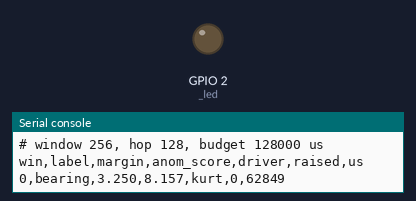
The program below on a simulated ESP32 board running MicroPython. On the bench: output pins drawn as LEDs (lit = HIGH), the last lines printed to the serial console. At 2.0 s the program stops and its outputs stay as they are.

Above: at 0.1 s.
At 2.0 s:
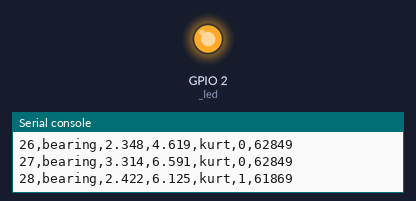
Timing chart, 0 to 3.5 s (numbered marks = the images above):
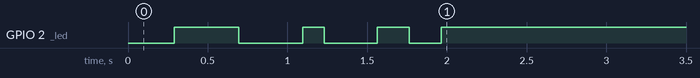

The program:

main.py
```python
"""
main.py  --  Lecture 11, Lab 11
01211271 Industrial AI and IoT

The whole edge pipeline, on the device:

    sample -> window -> 12 features -> classifier -> alarm -> actuate

Two models run side by side and they are not redundant.

  * The CLASSIFIER (Lecture 9) names the fault, and is blind to any fault it
    was not trained on.
  * The ALARM (Lecture 10) needs no fault labels and notices anything unusual,
    but cannot say what it is.

Where they disagree, the alarm wins the actuator and the classifier only
annotates it.  The alarm has a measured false-alarm rate; the classifier's
confidence on an unfamiliar input is not measured and not trustworthy.

Change WAVE to try the other machine states.
"""
import gc
import struct
import time

import ubinascii

import features
import model
import alarm

WAVE = "wave_bearing"        # wave_normal | wave_imbalance | wave_bearing
                             #          | wave_unknown  <- a fault nobody trained on

MIN_MARGIN = 0.25            # below this the classifier is not believed
LED_PIN = 2                  # on-board LED on most ESP32 dev boards

mod = __import__(WAVE)
RAW = ubinascii.a2b_base64(mod.B64)
SCALE = mod.SCALE
N_SAMPLES = len(RAW) // 2
WINDOW_US = 1000000 * features.WIN // features.FS

try:
    from machine import Pin
    _led = Pin(LED_PIN, Pin.OUT)
except (ImportError, ValueError):
    _led = None


def set_actuator(on):
    """The only place the outside world is touched.  Fails safe to OFF."""
    try:
        if _led is not None:
            _led.value(1 if on else 0)
    except Exception:
        pass


def read_sample(i):
    """One accelerometer reading, in g.  On real hardware this is I2C."""
    return struct.unpack_from("<h", RAW, 2 * i)[0] * SCALE


def classify(x):
    """Name the fault, or admit you cannot.  Never raises."""
    try:
        label, margin = model.predict(x)
        if margin < MIN_MARGIN:
            return "uncertain", margin
        return label, margin
    except Exception:
        return "model-error", 0.0


def main():
    print("# device: %s, %d samples at %d Hz" % (WAVE, N_SAMPLES, int(features.FS)))
    print("# window %d, hop %d, budget %d us" % (features.WIN, features.HOP
                                                 if hasattr(features, "HOP")
                                                 else 128, WINDOW_US))
    print("win,label,margin,anom_score,driver,raised,us")

    alarm.reset()
    n_win = 1 + (N_SAMPLES - features.WIN) // 128
    t_total = 0
    raised_any = False

    for w in range(n_win):
        start = w * 128
        buf = [read_sample(start + j) for j in range(features.WIN)]

        t0 = time.ticks_us()
        try:
            x = features.all_features(buf)
        except Exception:
            # No features, no decision.  Hold the actuator and say so.
            print("%d,feature-error,0,0,-,%d,0" % (w, 1 if raised_any else 0))
            continue
        label, margin = classify(x)
        raised, score = alarm.update(x)
        _, driver = alarm.worst_feature(x)
        t_total += time.ticks_diff(time.ticks_us(), t0)

        # the alarm owns the actuator; the classifier only annotates it
        if raised != raised_any:
            set_actuator(raised)
            raised_any = raised

        print("%d,%s,%.3f,%.3f,%s,%d,%d"
              % (w, label, margin, score, driver, 1 if raised else 0,
                 time.ticks_diff(time.ticks_us(), t0)))

    gc.collect()
    per = t_total // n_win
    print("# %d windows" % n_win)
    print("# mean %d us per window, budget %d us, %d %% used"
          % (per, WINDOW_US, 100 * per // WINDOW_US))
    print("# free heap %d bytes" % gc.mem_free())
    if per > WINDOW_US:
        print("# OVER BUDGET -- the device cannot keep up with its own sensor")


if __name__ == "__main__":
    main()
```

features.py
```python
"""
features.py  --  Lecture 11
01211271 Industrial AI and IoT

All twelve features, on the device, in MicroPython.  Lab 8 computed the seven
time-domain ones; this file adds the five frequency-domain ones, which means a
real 256-point FFT written in plain Python.

Nothing here imports NumPy, because nothing here can.

Memory
------
Four arrays of WIN floats and two of WIN/2 live for the lifetime of the module:

    _han   WIN      Hanning window            1 KB
    _re    WIN      FFT real part             1 KB
    _im    WIN      FFT imaginary part        1 KB
    _cos   WIN/2    twiddle factors, cos      0.5 KB
    _sin   WIN/2    twiddle factors, sin      0.5 KB
    _rev   WIN      bit-reversal permutation  0.5 KB (uint16)

About 4.5 KB, allocated once at import.  Allocating inside the inner loop
instead would fragment the heap and eventually fail at three in the morning.
"""
import math
from array import array

WIN = 256
FS = 2000.0
DF = FS / WIN                     # 7.8125 Hz per bin

BANDS = ((20.0, 42.0),            # e_1x    shaft rate
         (48.0, 78.0),            # e_2x
         (90.0, 132.0),           # e_bpfo  outer-race defect order
         (400.0, 900.0))          # e_hi    housing resonance

# --------------------------------------------------------------- work buffers
_han = array('f', [0.5 - 0.5 * math.cos(2.0 * math.pi * i / (WIN - 1))
                   for i in range(WIN)])
_re = array('f', [0.0] * WIN)
_im = array('f', [0.0] * WIN)
_cos = array('f', [math.cos(-2.0 * math.pi * k / WIN) for k in range(WIN // 2)])
_sin = array('f', [math.sin(-2.0 * math.pi * k / WIN) for k in range(WIN // 2)])


def _bitrev_table(n):
    bits = 0
    while (1 << bits) < n:
        bits += 1
    t = array('H', [0] * n)
    for i in range(n):
        r = 0
        x = i
        for _ in range(bits):
            r = (r << 1) | (x & 1)
            x >>= 1
        t[i] = r
    return t


_rev = _bitrev_table(WIN)

# band edges as bin indices, computed once
_BAND_BINS = tuple((max(1, int(lo / DF + 0.9999)), int(hi / DF))
                  for lo, hi in BANDS)


def time_features(buf):
    """Seven time-domain features.  Two passes, no allocation.

    Returns (mean, rms, std, ptp, crest, kurt, zcr).
    """
    n = len(buf)
    total = 0.0
    lo = hi = buf[0]
    for v in buf:
        total += v
        if v < lo:
            lo = v
        if v > hi:
            hi = v
    mean = total / n
    ptp = hi - lo

    s2 = 0.0
    s4 = 0.0
    peak = 0.0
    zc = 0
    prev = buf[0] - mean
    for v in buf:
        d = v - mean
        dd = d * d
        s2 += dd
        s4 += dd * dd
        if dd > peak:
            peak = dd
        if (d < 0.0) != (prev < 0.0):
            zc += 1
        prev = d

    rms = (s2 / n) ** 0.5
    r2 = rms * rms
    crest = (peak ** 0.5) / rms if rms > 0.0 else 0.0
    kurt = (s4 / n) / (r2 * r2) if rms > 0.0 else 0.0
    return (mean, rms, rms, ptp, crest, kurt, zc / (n - 1))


def _fft(buf, mean):
    """In-place radix-2 decimation-in-time FFT of (buf - mean) * hanning.

    Writes into the module-level _re and _im.  n must be a power of two.
    """
    n = WIN
    rev = _rev
    re = _re
    im = _im
    han = _han
    for i in range(n):                       # load, de-mean, window, bit-reverse
        re[rev[i]] = (buf[i] - mean) * han[i]
        im[i] = 0.0

    size = 2
    while size <= n:
        half = size >> 1
        step = n // size
        for start in range(0, n, size):
            k = 0
            for j in range(start, start + half):
                wr = _cos[k]
                wi = _sin[k]
                j2 = j + half
                tr = wr * re[j2] - wi * im[j2]
                ti = wr * im[j2] + wi * re[j2]
                re[j2] = re[j] - tr
                im[j2] = im[j] - ti
                re[j] += tr
                im[j] += ti
                k += step
        size <<= 1
    return re, im


def freq_features(buf, mean):
    """Dominant frequency plus four normalised band energies.

    Returns (dom_freq, e_1x, e_2x, e_bpfo, e_hi).
    """
    re, im = _fft(buf, mean)

    half = WIN // 2
    total = 0.0
    best = 0.0
    best_k = 0
    # bin 0 is the DC term; we removed the mean, so it carries no information
    for k in range(1, half + 1):
        p = re[k] * re[k] + im[k] * im[k]
        total += p
        if p > best:
            best = p
            best_k = k

    if total <= 0.0:
        return (0.0, 0.0, 0.0, 0.0, 0.0)

    out = [best_k * DF]
    for k0, k1 in _BAND_BINS:
        s = 0.0
        for k in range(k0, k1 + 1):
            s += re[k] * re[k] + im[k] * im[k]
        out.append(s / total)
    return tuple(out)


def all_features(buf):
    """The twelve features, in the order the model expects."""
    t = time_features(buf)
    f = freq_features(buf, t[0])
    return (t[0], t[1], t[2], t[3], t[4], t[5], t[6],
            f[0], f[1], f[2], f[3], f[4])
```

model.py
```python
"""
model.py  --  Lecture 11
01211271 Industrial AI and IoT

The Lecture 9 classifier, on the device.

Generated from lecture9_model.json.  The standardiser has been FOLDED INTO the
coefficients, so this file holds 39 numbers instead of
63 and does no subtraction or division at inference
time:

    w . (x - mu)/sigma + b   ==   (w/sigma) . x  +  (b - w . mu/sigma)

Inference is 36 multiply-accumulates and an argmax over 3.
"""
CLASSES = ('bearing', 'imbalance', 'normal')

# one row per class, one column per feature, in FEATURE_NAMES order
COEF = (
    (
        3.635836, -0.2896101, -0.2896101, 0.1041714,
        0.7507597, 0.3303283, -2.457207, -0.002660429,
        -0.6664433, -3.94146, -15.8365, 3.429931,
    ),
    (
        0.134412, 1.955565, 1.955565, 0.4972783,
        -0.2524321, -0.1308921, -1.382013, -3.325341e-05,
        1.335247, 3.491781, -1.134162, -0.9265764,
    ),
    (
        -3.385322, -1.995164, -1.995164, -0.4989754,
        -0.4365172, -0.1677007, 2.363967, 0.01950218,
        -0.1572236, 2.189229, 13.89641, -2.860629,
    ),
)

INTERCEPT = (
    -2.231817, -2.636284, 2.922453,
)


def scores(x):
    """Decision value for each class.  x is the 12 raw features."""
    out = []
    for c in range(len(COEF)):
        w = COEF[c]
        s = INTERCEPT[c]
        for j in range(len(w)):
            s += w[j] * x[j]
        out.append(s)
    return out


def predict(x):
    """(label, margin).  margin is how far ahead the winner is."""
    s = scores(x)
    best = 0
    for i in range(1, len(s)):
        if s[i] > s[best]:
            best = i
    second = None
    for i in range(len(s)):
        if i != best and (second is None or s[i] > second):
            second = s[i]
    return CLASSES[best], s[best] - second
```

alarm.py
```python
"""
alarm.py  --  Lecture 11
01211271 Industrial AI and IoT

The Lecture 10 anomaly alarm, on the device.

Generated from lecture10_alarm.json.  The score is the largest absolute
z-score across the twelve features, measured against a baseline fitted on
healthy machines only.  It needs no fault labels and no model -- just
25 numbers.

The reciprocal of each standard deviation is stored instead of the standard
deviation itself, because a multiply is cheaper than a divide on a device with
no hardware divider worth the name.

THRESHOLD is the 99% quantile of healthy scores, so about
1 % of healthy windows will exceed it.  PERSIST_M of the last
PERSIST_N windows must exceed it before the device raises anything.

Fitted on 8052 healthy windows.
REVIEW AFTER 12 MONTHS -- the baseline drifts.
"""
MEAN = (
        -0.004580056, 0.2805834, 0.2805834, 1.320697,
        2.534602, 2.337895, 0.1935108, 31.24321,
        0.6415923, 0.06894806, 0.013422, 0.1450005,
)

INV_SD = (
        27.60075, 18.80094, 18.80094, 3.335559,
        3.353133, 3.644204, 13.61313, 4.343119,
        8.337267, 48.78102, 110.9179, 12.08148,
)

THRESHOLD = 4.037817
PERSIST_M = 3
PERSIST_N = 5

_hist = [0] * PERSIST_N
_i = 0


FEATURES = ('mean', 'rms', 'std', 'ptp', 'crest', 'kurt', 'zcr', 'dom_freq', 'e_1x', 'e_2x', 'e_bpfo', 'e_hi')


def score(x):
    """Largest absolute z-score over the twelve features."""
    worst = 0.0
    for j in range(len(MEAN)):
        z = (x[j] - MEAN[j]) * INV_SD[j]
        if z < 0.0:
            z = -z
        if z > worst:
            worst = z
    return worst


def worst_feature(x):
    """(score, name) -- WHICH feature fired, which is what an engineer needs.

    The magnitude is not a severity scale.  A feature whose healthy standard
    deviation is very small -- dom_freq is 0.23 Hz here, because a healthy
    machine's spectrum peaks in the same bin every time -- produces enormous
    z-scores for a modest physical change.  Report the name, treat the number
    as "over threshold" and nothing more.
    """
    worst = 0.0
    at = 0
    for j in range(len(MEAN)):
        z = (x[j] - MEAN[j]) * INV_SD[j]
        if z < 0.0:
            z = -z
        if z > worst:
            worst = z
            at = j
    return worst, FEATURES[at]


def update(x):
    """Feed one window.  Returns (raised, score) after the persistence rule."""
    global _i
    s = score(x)
    _hist[_i] = 1 if s > THRESHOLD else 0
    _i = (_i + 1) % PERSIST_N
    return (sum(_hist) >= PERSIST_M), s


def reset():
    global _i
    for k in range(PERSIST_N):
        _hist[k] = 0
    _i = 0
```
